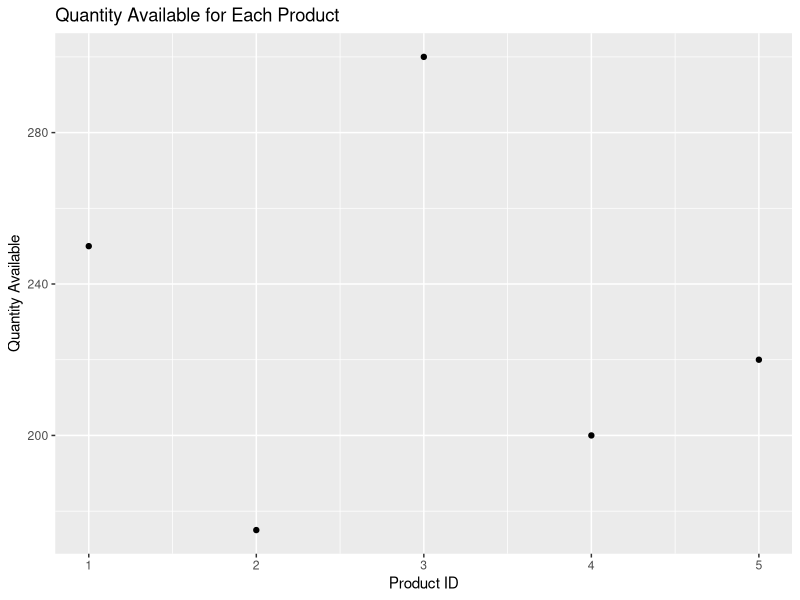

Write the R code that produced this figure.
library(ggplot2)

# Create the data frame
products <- data.frame(
  Product_ID = c(1, 2, 3, 4, 5),
  Product_Name = c("Product A", "Product B", "Product C", "Product D", "Product E"),
  Quantity_Available = c(250, 175, 300, 200, 220)
)

# Create a scatter plot
ggplot(products, aes(x = Product_ID, y = Quantity_Available)) +
  geom_point() +
  labs(title = "Quantity Available for Each Product",
       x = "Product ID",
       y = "Quantity Available")
